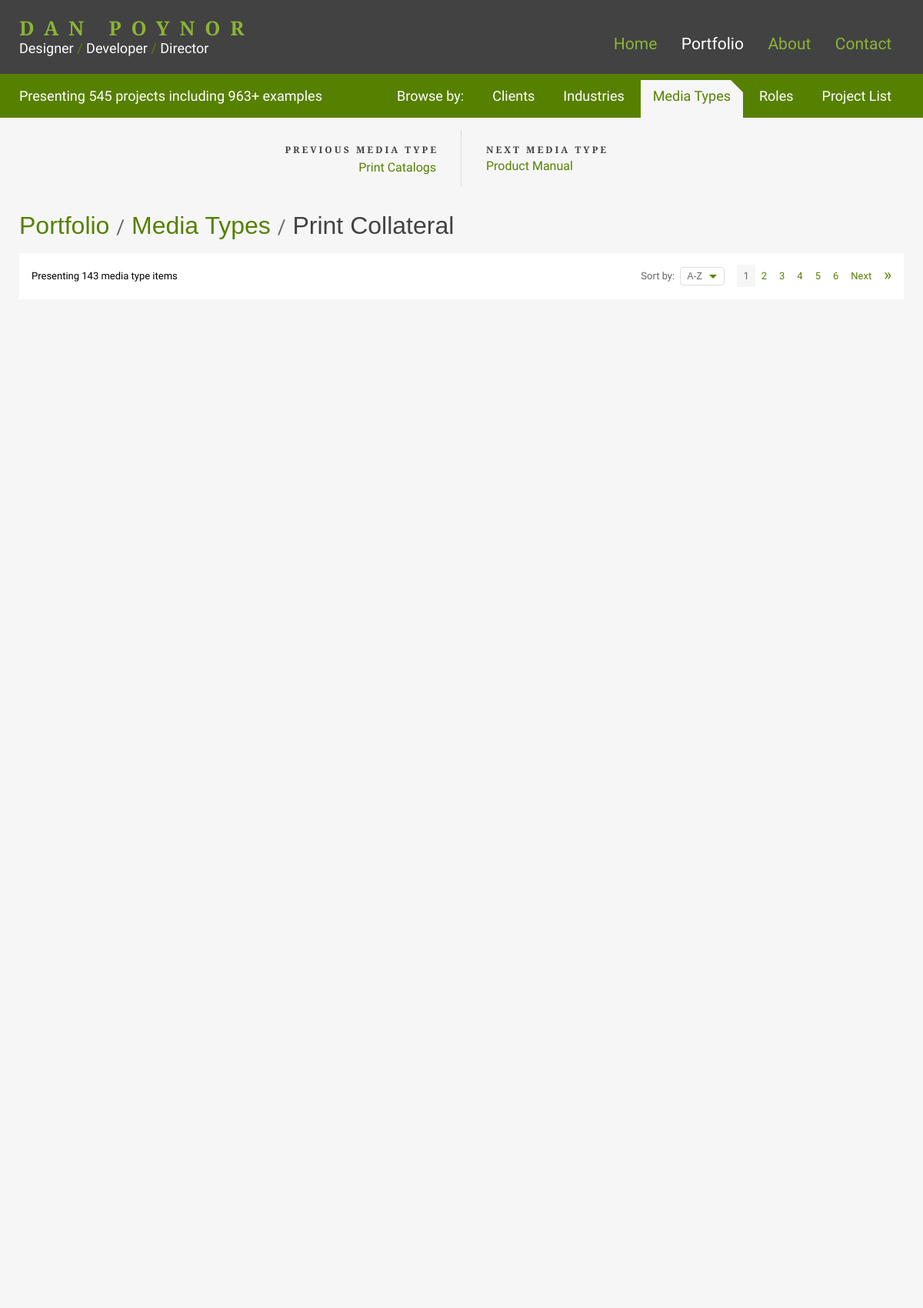
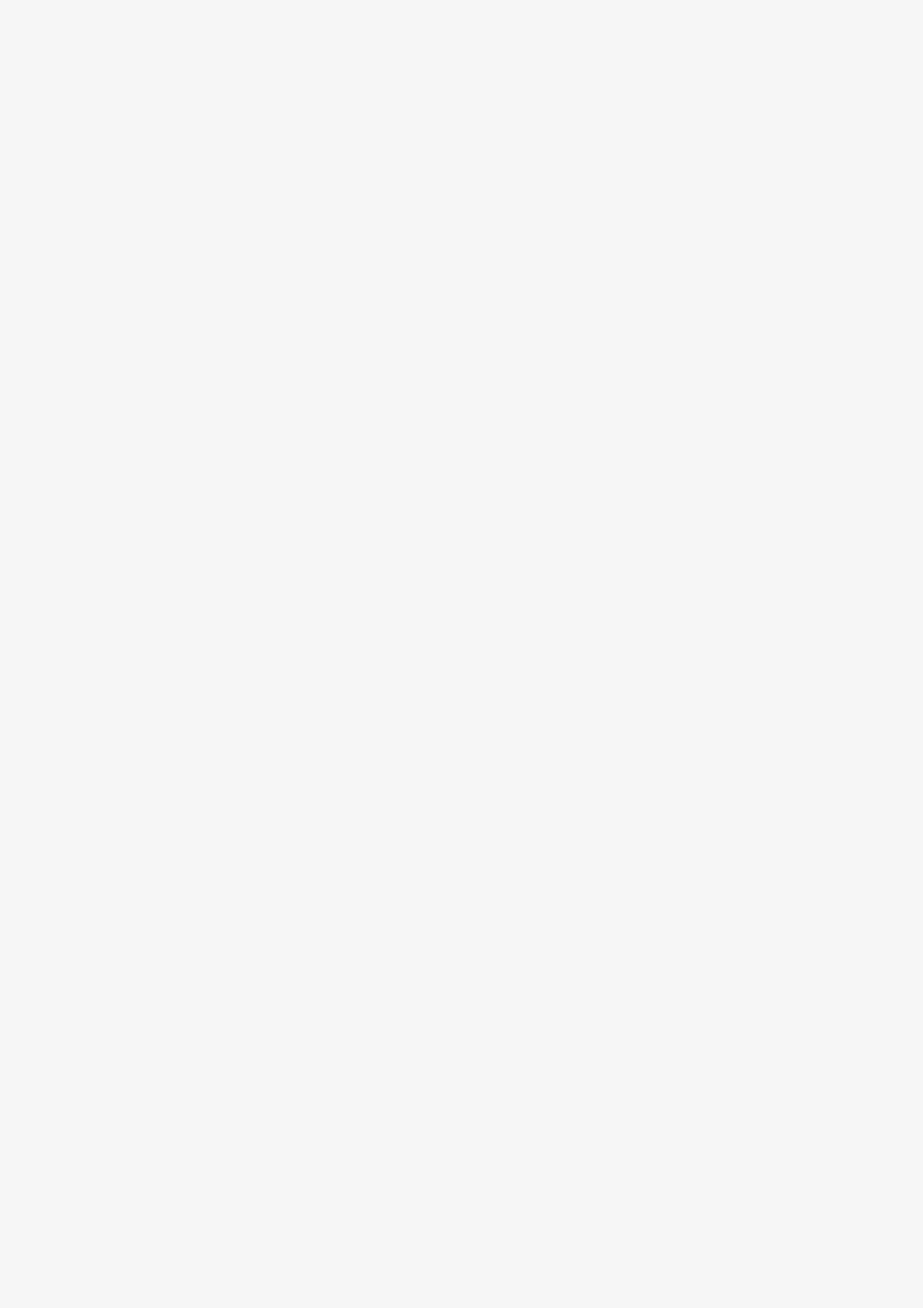
Page /portfolio/media-types/print-projects/ (upper part) on the committed database (2 pictures, top to bottom).
### portfolio/models.py (models this page shows, shortened)
class TaxonomyMixin(models.Model):
    class Meta:
        abstract = True
    def get_verbose_name(self):
        return self._meta.verbose_name
    def get_absolute_url(self):
        return reverse(f"{self._meta.model_name}_detail", args=[str(self.slug)])

class MediaType(TaxonomyMixin, models.Model):
    class Meta:
        verbose_name = "Media Type"
        verbose_name_plural = "Media Types"
        ordering = ["name"]
        db_table = "portfolio_media_type"
    name = models.CharField(max_length=200, unique=True, blank=False, null=False)
    slug = models.SlugField(max_length=200, unique=True, blank=False, null=False)
    description = models.TextField(help_text="Enter the media type description", blank=True, null=True)
    visible = models.BooleanField(default=True, help_text="Check if the media type should be visible")
    image_sm = models.URLField(max_length=200, blank=True, null=True, validators=[URLValidator()])
    image_md = models.URLField(max_length=200, blank=True, null=True, validators=[URLValidator()])
    image_lg = models.URLField(max_length=200, blank=True, null=True, validators=[URLValidator()])
    created_at = models.DateTimeField(auto_now_add=True)
    updated_at = models.DateTimeField(auto_now=True)

### portfolio/views.py (the view)
# urls.py: path("portfolio/media-types/<slug:slug>-projects/", views.MediaTypeProjectsListView.as_view(), name="mediatype_detail"),
class MediaTypeProjectsListView(PaginationMixin, PrevNextMixin, generic.DetailView):
    model = MediaType
    template_name = "pages/portfolio/media_types/term_items_page.html"
    count_type = "media type items"
    view_name = "mediatype_page_order"
    filter_field = "mediatype"
    paginator_template_name = "partials/pagination/_paginator.html"

### portfolio/mixins.py (called while the page is built)
    def paginate_queryset(self, queryset, page_number, order='asc'):
        if order == 'desc':
            queryset = queryset.order_by(Lower('name').desc())
        else:
            queryset = queryset.order_by(Lower('name'))
        paginator = Paginator(queryset, self.paginate_by)
        try:
            page_obj = paginator.page(page_number)
        except PageNotAnInteger:
            page_obj = paginator.page(1)
        except EmptyPage:
            page_obj = paginator.page(paginator.num_pages)
        elided_page_range = paginator.get_elided_page_range(number=page_obj.number)
        return page_obj, order, elided_page_range, paginator.count

### portfolio/templatetags/tags.py (called while the page is built)
@register.simple_tag
def verbose_name(obj):
    return obj.get_verbose_name()

### portfolio/templates/pages/portfolio/media_types/term_items_page.html (shortened to what this page needs)
{% extends "base_portfolio.html" %}
{% block portfolio_content %}
    {% include "partials/nav/_prev_next_taxonomy_term.html" %}
    <main class="portfolio-taxonomy-term">
        <header>
            <div class="container">
                <h1>
                    <a href="{% url 'portfolio' %}">Portfolio</a> <span class="divider">/</span> <a href="{% url 'mediatypes' %}">Media Types</a> <span class="divider">/</span> <span class="current-section">{{ object.name }}</span>
                </h1>
            </div>
        </header>
        {% include "partials/taxonomy/term/_items.html" %}
    </main>
{% endblock portfolio_content %}

### portfolio/templates/partials/nav/_prev_next_taxonomy_term.html (shortened to what this page needs)
{% load tags %}
<section class="prev-next">
    <div class="container">
        <ul>
            <li class="prev">
                <a href="{{ previous_object.get_absolute_url }}" rel='prev'>
                    <p>
                        <span class="prev-next-label"><span class="sort-order">Previous</span> {% verbose_name object %}</span>
                        <span class="truncate">
                            {{ previous_object.name }}
                        </span>
                    </p>
                </a>
            </li>
            <li class="next">
                <a href="{{ next_object.get_absolute_url }}" rel='next'>
                    <p>
                        <span class="prev-next-label"><span class="sort-order">Next</span> {% verbose_name object %}</span>
                        <span class="truncate">
                            {{ next_object.name }}
                        </span>
                    </p>
                </a>
            </li>
        </ul>
    </div>
</section>

### portfolio/static/portfolio/styles.css (style rules this page uses)
:root { --t3: #568000; --t4: #f6f6f6; --t5: #666666; --t6: #424242; --t7: #ffffff; --t8: #dddddd; --t9: #424242; --t10: rgba(154, 205, 50, .05); --t11: rgba(154, 205, 50, .1); --t12: rgba(154, 205, 50, .825); --t13: #f5faeb; --black: #000000; --dark-grays-500: #5c5c5c; --width-portfolio-column: 258px; --width-project-overview: 320px; --transition-speed: .3s; --transition-speed-faster: .2s; --transition-speed-slow: .5s; --transition-speed-slower: .7s; --hover-brightness-amount: 150%; --hover-brightness-amount-less: 120%; --portfolio-img-outline: #eee; }
html, button, input, select, textarea { color: var(--t5); }
html { -webkit-font-smoothing: antialiased; }
html, body { font: normal 16px/1.6180339888 "Source Sans 3", sans-serif; color: var(--t5); }
h1, h2, h3, h4, h5, h6 { font: normal 400 1em/1 "Bitter", sans-serif; margin: 0; text-rendering: optimizeLegibility; text-wrap: pretty; }
a { color: var(--t3); transition: all var(--transition-speed-faster) ease-out; }
a, a:visited, a:hover { text-decoration: none; }
p { text-wrap: pretty; }
main header h1 { color: var(--t6); font-size: 2em; line-height: 1.2; margin: 0; }
main header .divider { color: var(--t5); font: 500 0.82em/1 "Oswald", "Bitter", sans-serif; }
*, *:before, *:after { -moz-box-sizing: border-box; -webkit-box-sizing: border-box; box-sizing: border-box; }
html, body { background-attachment: fixed; background-color: var(--t9); background-image: url(images/backgrounds/tile.webp); height: 100%; margin: 0; overflow-anchor: none; padding: 0; transition: background-color 0.3s ease-out; width: 100%; }
body { margin: 0; min-height: 100%; position: relative; }
main { background-color: var(--t4); margin: 0 auto; min-height: 20rem; padding: 0; transition: background-color 0.3s ease-out; width: 100%; }
section { width: 100%; }
.container { margin: 0 auto; max-width: 1182px; padding: 0 1rem; position: relative; width: 100%; }
main header { padding: 2rem 0 1rem; width: 100%; }
ul { list-style-type: none; margin: 0; padding: 0; }
li { margin: 0; }
.prev-next { background-color: var(--t4); flex: none; margin: 0 auto; padding: 1rem 0; transition: background-color var(--transition-speed) ease-out; width: 100%; }
.prev-next .container { margin: 0 auto; overflow: auto; padding: 0 1em; }
.prev-next p { margin: 0 0 -0.25em; padding: 0; text-wrap: balance; }
.prev-next span.prev-next-label { color: var(--t6); display: block; font: 700 0.75em/1.6180339888 "Bitter", sans-serif; letter-spacing: 0.25em; position: relative; text-transform: uppercase; white-space: nowrap; width: 100%; }
.prev-next span.truncate { display: block; line-height: 1.4; max-width: 90%; width: 100%; }
.prev-next ul { list-style-type: none; margin: 0; overflow: hidden; padding: 0; display: flex; flex-flow: row nowrap; }
.prev-next ul li { flex: 1; max-width: 50%; }
.prev-next ul li a { display: block; height: 100%; overflow: hidden; padding: 1em 2em; position: relative; }
.prev-next ul li a:before, .prev-next ul li a:after { background-color: var(--t3); bottom: 0; height: 2.65em; margin: auto; opacity: 0; position: absolute; top: 0; transition: all var(--transition-speed) ease-in-out; width: 2.25em; }
.prev-next ul li.prev { border-right: 1px solid var(--t8); order: 1; text-align: right; }
.prev-next ul li.prev span.prev-next-label { right: -0.25em; }
.prev-next ul li.prev span.truncate { display: inline-block; text-wrap: balance; }
.prev-next ul li.prev a { padding-left: 4em; }
.prev-next ul li.next { order: 2; text-align: left; }
.prev-next ul li.next a { padding-right: 4em; }
.prev-next:first-of-type { padding-bottom: 0; }

### rows in the picture
MediaType: verbose_name "MEDIA TYPE", name "Print Collateral"
MediaType: name "Print Catalogs"
MediaType: name "Product Manual"

### other values in the picture
{{ global_total_projects }} "545"
{{ global_total_project_items }} "963"
{{ total_projects }} "143"
{{ count_type }} "media type items"
{{ i }} "1"
{{ i }} "2" "3" "4" "5" "6"
